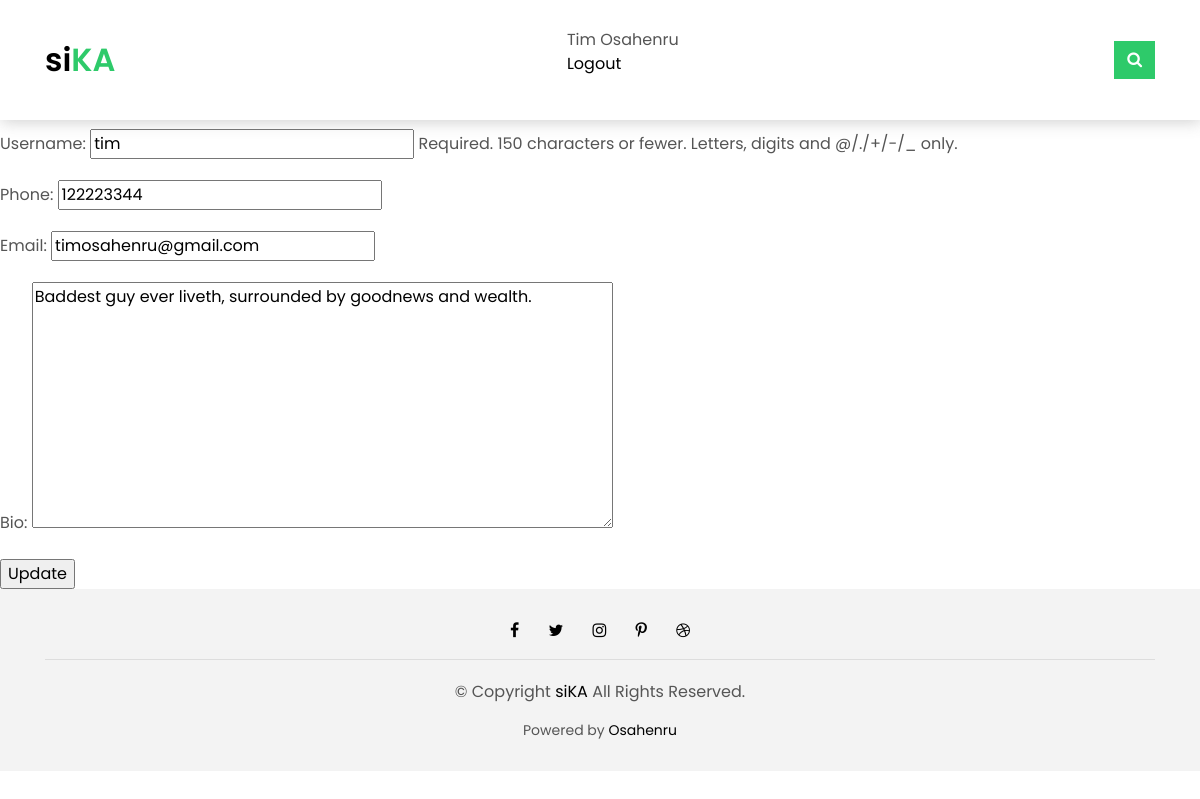
/updateaccount/ (signed in), run on the app's committed database.
### app/models.py (models this page shows)
class User(AbstractUser):
    name = models.CharField(max_length=100, null=True)
    phone = models.IntegerField(null=True, blank=True)
    email = models.EmailField(unique=True, null=True)
    bio = models.TextField(null=True, blank=True)
    avatar = models.ImageField(null=True, default='avatar.svg')
    USERNAME_FIELD = 'email'
    REQUIRED_FIELDS = []

### app/views.py (the view)
# urls.py: path('updateaccount/', views.user_profile_update, name='updateaccount'),
@login_required(login_url='login')
def user_profile_update(request):
    form = UserProfileForm(instance=request.user)
    if request.method == 'POST':
        form = UserProfileForm(request.POST, request.FILES, instance=request.user)
        if form.is_valid():
            form.save()
            return redirect('useraccount', pk=request.user.id)
    context = {'form': form}
    return render(request, 'profile-update.html', context)

### app/forms.py
class UserProfileForm(ModelForm):
    class Meta:
        model = User
        fields = ['avatar', 'name', 'username', 'phone', 'email', 'bio']

### templates/profile-update.html (shortened to what this page needs)
{% extends 'main.html' %}
{% block content %}
<form method="POST" enctype="multipart/form-data">
    {{form.as_p}}
    <input type="submit" value="Update">
</form>
{% endblock %}

### templates/header.html (shortened to what this page needs)
  <nav class="navbar navbar-default navbar-trans navbar-expand-lg fixed-top">
    <div class="container">
      <a class="navbar-brand text-brand" href="/">si<span class="color-b">KA</span></a>
      {% if request.user.is_authenticated %}
      <span>
        <p>{{request.user.name|title}}<br><a href="{% url 'logout' %}">Logout</a></p>
      </span>
      {% else %}
      <span>
        <p><a href="{% url 'login' %}">Login</a></p>
      </span>
      {% endif %}
      <button type="button" class="btn btn-b-n navbar-toggle-box-collapse d-none d-md-block" data-toggle="collapse"
        data-target="#navbarTogglerDemo01" aria-expanded="false">
        <span class="fa fa-search" aria-hidden="true"></span>
      </button>
    </div>
  </nav>

### static/css/style.css (style rules this page uses)
body { font-family: 'Poppins', sans-serif; color: #555555; }
a { color: #000000; transition: all .5s ease; }
.text-brand { color: #000000; font-size: 2rem; font-weight: 600; }
.color-b { color: #2eca6a; }
.navbar-default { transition: all .5s ease-in-out; background-color: #ffffff; padding-top: 28px; padding-bottom: 28px; -webkit-backface-visibility: hidden; backface-visibility: hidden; box-shadow: 1px 2px 15px rgba(100, 100, 100, 0.3); }
.navbar-default.navbar-trans, .navbar-default.navbar-reduce { -webkit-backface-visibility: hidden; backface-visibility: hidden; }
.btn { transition: .5s ease; }
.btn.btn-b-n { background-color: #2eca6a; color: #ffffff; border-radius: 0; }

### data on the page
User: user.name "Tim Osahenru", username "tim", phone "122223344", email "timosahenru@gmail.com", bio "Baddest guy ever liveth, surrounded by goodnews and wealth."
